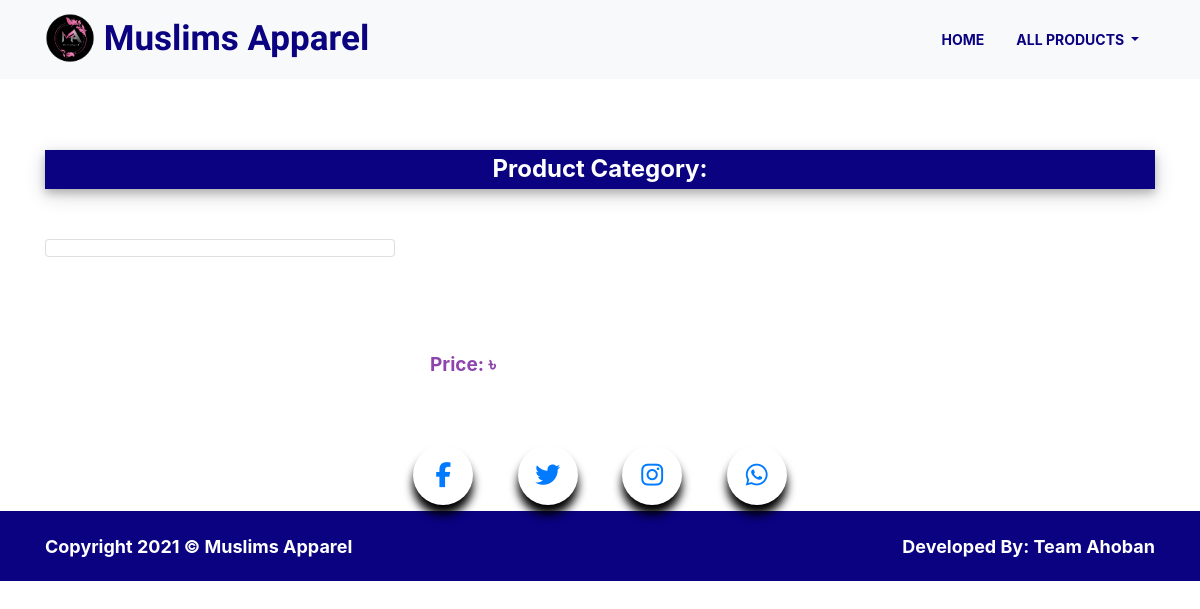
The page /single-product/1 on the database as committed earlier.
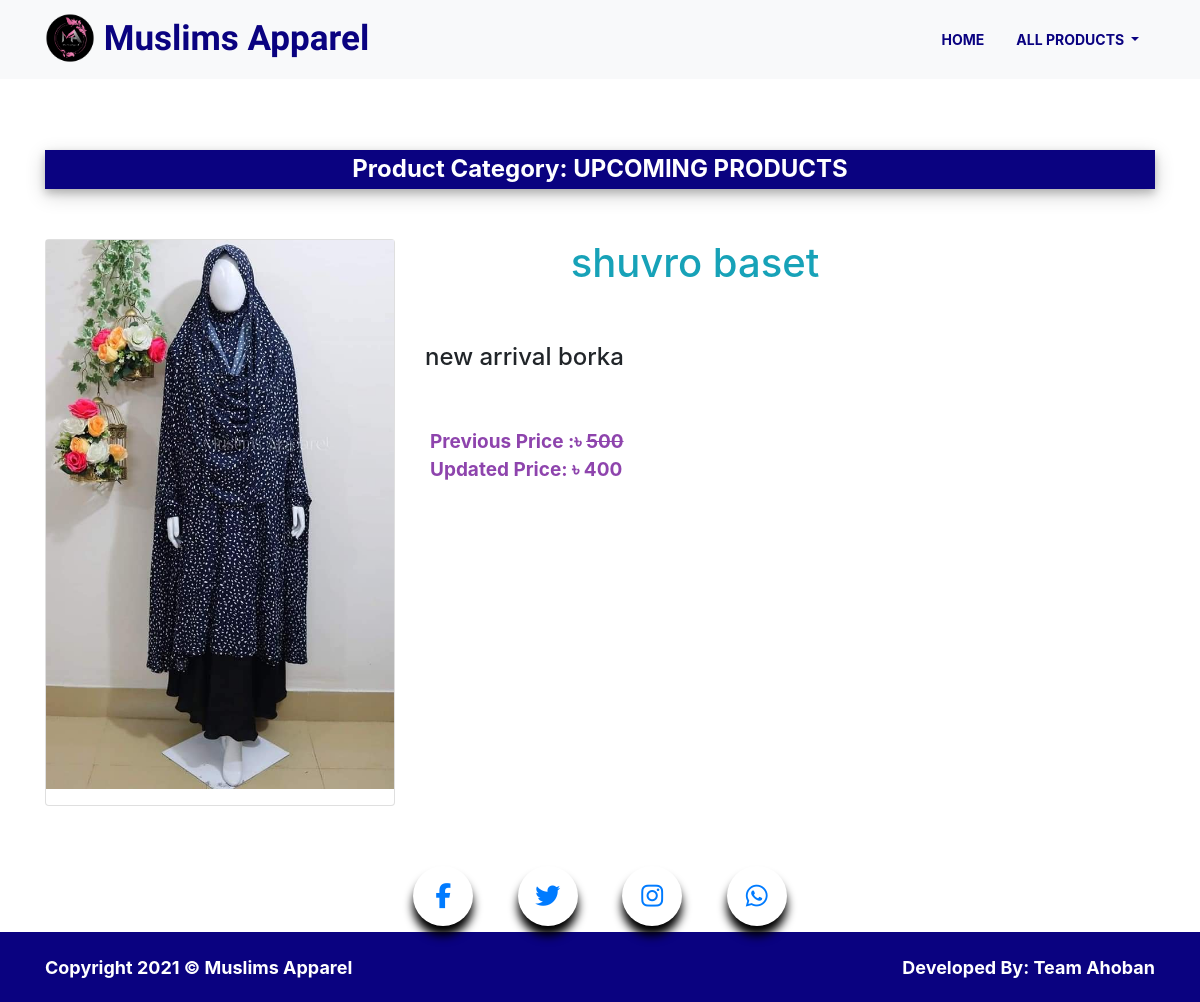
The same page on the database as committed later.
### product_app/models.py (models this page shows, shortened)
class Product(models.Model):
    CATEGORY = (
        ('UPCOMING PRODUCTS', 'UPCOMING PRODUCTS'),
        ('ORGANIC FOOD', 'ORGANIC FOOD'),
        ('MOST DEMANDABLE PRODUCTS', 'MOST DEMANDABLE PRODUCTS'),
        ('KHILMAR', 'KHILMAR'),
        ('JILBAB', 'JILBAB'),
        ('ABAYA/BORKA', 'ABAYA/BORKA'),
        ('LINEN', 'LINEN'),
        ('COTTON', 'COTTON'),
        ('CAPE', 'CAPE'),
        ('NIQAB', 'NIQAB'),
        ('HAND GLOVES & SOCKS', 'HAND GLOVES & SOCKS'),
        ('SUNNAH ITEM', 'SUNNAH ITEM'),
    )
    name = models.CharField(max_length=20)
    description = models.CharField(max_length=200)
    pro_img = models.ImageField(upload_to='product_images', help_text=mark_safe('<h2 style="color: #008CBA;">Images size must be height: 1200px and width: 1486px format.</h2>'))  # size must be ato ato pixel)
    price = models.CharField(max_length=10)
    updated_price = models.CharField(max_length=10, blank=True, null=True)
    category = models.CharField(max_length=200, choices=CATEGORY, default=CATEGORY[0])

### product_app/views.py (the view)
# urls.py: path('single-product/<int:product_id>', views.SinglepProductView.as_view(), name='single_product'),
class SinglepProductView(TemplateView):
    template_name = 'product-single.html'
    def get_context_data(self, product_id, **kwargs):
        context = super().get_context_data(**kwargs)
        context['product'] = Product.objects.filter(id=product_id).first()
        return context

### templates/product-single.html (shortened to what this page needs)
{% extends 'main2.html' %}
{% load static %}
{% block content %}
    <section class="collection all-product">
        <div class="container">
            <h4 class="section-header text-center product-header">Product Category:  {{ product.category }}</h4>
            <div class="row">
                <div class="single-card  col-md-4 col-sm-6 col-6">
                    <div class="card">
                        <img src="{{ product.pro_img.url }}" class="img-fluid mb-3" alt="">
                    </div>
                </div>
                <div class="col-6">
                    <h1 class="text-info text-center">{{ product.name }}</h1>
                    <br><br>
                    <h4 class="text-left">{{ product.description }}</h4>
                    <br><br>
                    {% if product.updated_price %}
                        <p><small>
                            <span>Previous Price :৳
                            <del>{{ product.price }}</del></span>
                            <br>
                            <span>Updated Price:  ৳ {{ product.updated_price }}</span>
                        </small></p>
                    {% else %}
                        <p><small>
                            <span>Price: ৳ {{ product.price }}</span>
                        </small></p>
                    {% endif %}
                </div>
            </div>
        </div>
    </section>
{% endblock %}

### templates/main2.html (shortened to what this page needs)
{% load static i18n %}
<!DOCTYPE html>
<html lang="en">
<head>
    <head>
    <link rel="stylesheet" href="https://maxcdn.bootstrapcdn.com/bootstrap/4.0.0/css/bootstrap.min.css"
>
    <link rel="stylesheet" href="{% static 'vendors/css/animate.css' %}">
    <link rel="stylesheet" href="{% static 'vendors/css/slick.css' %}">
    <link rel="stylesheet" href="{% static 'vendors/css/slick-theme.css' %}">
    <link rel="stylesheet" href="{% static 'css/style.css' %}">
    <link rel="stylesheet" href="{% static 'css/responsive.css' %}">
    <link rel="stylesheet" href="{% static 'css/product.css' %}">
</head>
</head>
<body>
{% include 'header2.html' %}
{% block content %}
{% endblock %}
{% include 'footer.html' %}
</body>
</html>

### templates/header2.html (shortened to what this page needs)
{% load static %}
<nav class="navbar fixed-top navbar-expand-lg navbar-light bg-light">
    <div class="container">
        <a class="navbar-brand" href="{% url 'home' %}">
            <img src="{% static 'images/logo/logo.png' %}" width="50" height="50" class="d-inline-block align-top" alt="">
            Muslims Apparel
        </a>
        <div class="collapse navbar-collapse" id="navbarNavDropdown">
            <ul class="navbar-nav ml-auto">
                <li class="nav-item active">
                    <a class="nav-link" href="{% url 'home' %}">Home <span class="sr-only">(current)</span></a>
                </li>
                <li class="nav-item dropdown">
                    <a class="nav-link dropdown-toggle" href="#" id="navbarDropdownMenuLink" data-toggle="dropdown"
                       aria-haspopup="true" aria-expanded="false">
                        All Products
                    </a>
                </li>
            </ul>
        </div>
    </div>
</nav>

### templates/footer.html (shortened to what this page needs)
{% load static %}
 <div class="container">
		<div class="row">
			<div class="col-lg-12 text-center">
				<div class="social_section">
					<a href="" class="">
						<i class="fa fa-facebook" aria-hidden="true"></i>
					</a>
					<a href="" class="tn">
						<i class="fa fa-twitter" aria-hidden="true"></i>
					</a>
					<a href="" class="">
						<i class="fa fa-instagram" aria-hidden="true"></i>
					</a>
					<a href="" class="">
						<i class="fa fa-whatsapp" aria-hidden="true"></i>
					</a>
				</div>
			</div>
		</div>
	</div>
	<footer class="d-flex align-items-center">
		<div class="container d-flex justify-content-between">
			<span>Copyright 2021 © Muslims Apparel</span>
			<span>Developed By: <a href="#">Team Ahoban</a></span>
		</div>
	</footer>

### static/css/style.css (style rules this page uses)
.navbar-light .navbar-brand { font-size: 35px; font-weight: bold; color: #0a0280; font-family: 'Lobster', cursive; }
.navbar-light .navbar-nav .active>.nav-link, .navbar-light .navbar-nav .nav-link.active, .navbar-light .navbar-nav .nav-link.show, .navbar-light .navbar-nav .show>.nav-link { color: #0a0280; }
.navbar-light .navbar-nav .nav-link { color: #0a0280; }
.navbar .nav-link { font-size: 14px; font-weight: 700; text-transform: uppercase; padding: 5px 16px !important; }
.section-header { color: #fff; background-color: #0a0280; font-weight: 700; padding-top: 5px; padding-bottom: 5px; margin-bottom: 20px; box-shadow: 0 4px 8px 0 rgba(0, 0, 0, 0.2), 0 6px 20px 0 rgba(0, 0, 0, 0.19); }
.collection span { color: #8e44ad; font-size: 19px; font-weight: 700; padding-left: 5px; }
.single-card { margin-bottom: 10px; }
.single-card { position: relative; }
.social_section a { display: inline-block; margin: 0 20px; height: 60px; width: 60px; background-color: #fff; box-shadow: 0px 10px 10px rgba(0,0,0.1); border-radius: 50px; line-height: 60px; overflow: hidden; text-decoration: none; transition: all .3s ease-in-out; }
.social_section a i { display: inline-block; height: 60px; width: 60px; line-height: 60px; font-size: 25px; text-align: center; border-radius: 50%; }
footer { height: 70px; background-color: #0a0280; color: #fff; font-size: 18px; font-weight: 700; }
footer a { text-decoration: none !important; color: #fff; }

### static/css/product.css (style rules this page uses)
.all-product { margin-top: 150px; margin-bottom: 50px; }
.product-header { margin-bottom: 50px; }

Rows that differ between the two databases and show on the page:
added Product: category "UPCOMING PRODUCTS", pro_img (picture), name "shuvro baset", description "new arrival borka", price "500", updated_price "400"
Other text that changed with them:
text no longer shown: "Price: ৳"
text now shown: "Previous Price :৳ Updated Price: ৳"
